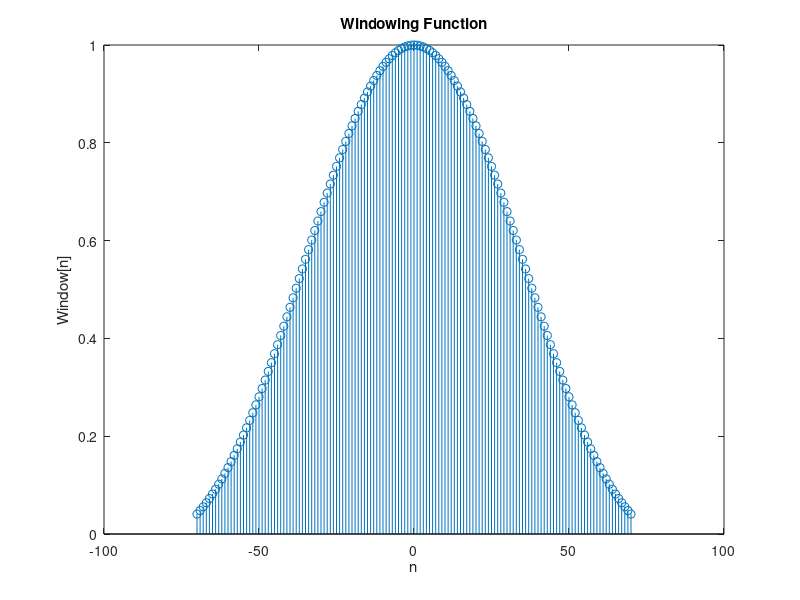
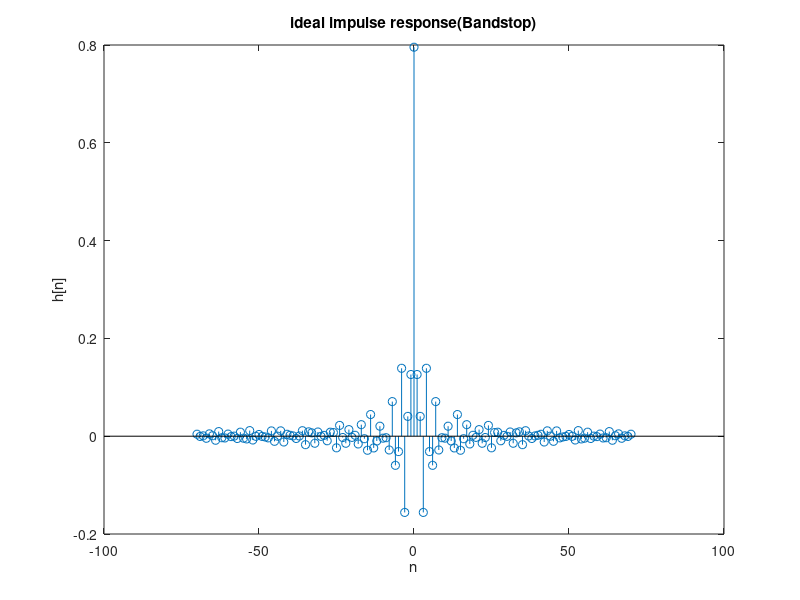
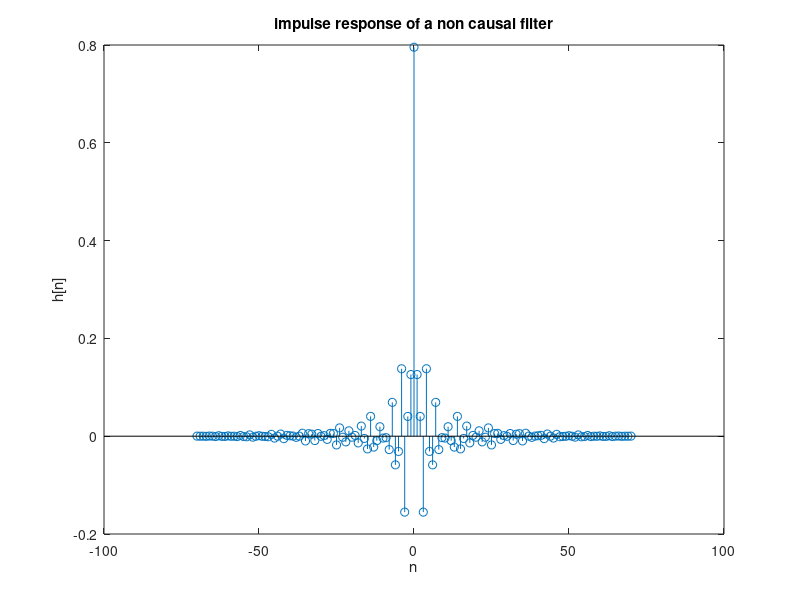
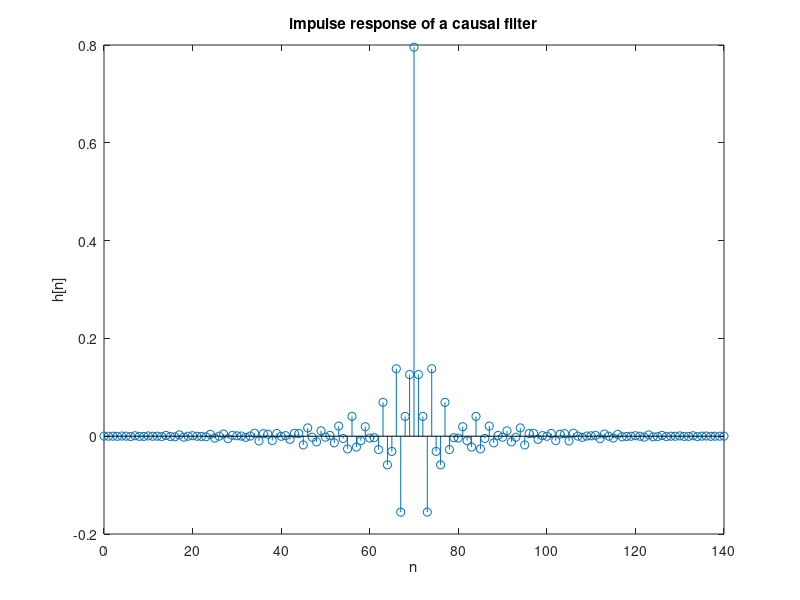

Reproduce these figures in MATLAB, in order. (Note: this script raises an error after producing the figures.)
%% creating a filter
% index no 170389M
A=3;B=8;C=9;

ap=0.03+(0.01*A); %maximum passband ripple
aa=45+B; % minimum stopband attenuation

omega_p1=(C*100)+400; % lower passband edge
omega_p2=(C*100)+950;  % upper passband edge
omega_a1=(C*100)+500; %lower stopband edge
omega_a2=(C*100)+800;  %upper stopband edge
omega_s=2*((C*100)+1300);  % sampling frequency

%finding cutoff frequencies
bt= min((omega_a1-omega_p1),(omega_p2-omega_a2));
omega_c1=omega_p1+(bt/2);
omega_c2=omega_p2-(bt/2);       

%finding delta
delta_p=((10^(0.05*ap))-1)/((10^(0.05*ap)) + 1);
delta_a = 10^(-0.05*aa);
delta=min(delta_p,delta_a);

%finding actual stopband attenuation
attenuation=-20*log10(delta);

%find alpha
if (attenuation<=21)
    alpha=0;
elseif (attenuation>21) && (attenuation<=50)
    alpha = 0.5842*(attenuation-21).^0.4 + 0.07886*(attenuation-21); 
else
    alpha = 0.1102*(attenuation-8.7);
end
%alpha=0;

%finding D
if (attenuation<=21)
    D=0.9222;
else
    D=(attenuation-7.95)/14.36;
end

%finding N
if mod(ceil(omega_s*D/bt)+1,2)==1      %ceil function
    N=ceil(omega_s*D/bt)+1;
elseif mod(ceil(omega_s*D/bt)+1,2)==0
    N=ceil(omega_s*D/bt)+2;
end

%find beta
n_t = (N-1)/2;  
n = -n_t:1:n_t; 
beta = alpha*((1-(2*n/(N-1)).^2).^0.5); 

%% kaiser window plotting
i_beta = 1; 
i_alpha = 1; 

limit=150;
for k = 1 : limit
    i_beta = i_beta + ((1/factorial(k))*(beta/2).^k) .^2; 
    i_alpha = i_alpha + ((1/factorial(k))*(alpha/2).^k).^2; 
end


window = i_beta./i_alpha ;
figure;
stem(n,window);
xlabel('n');
ylabel('Window[n]') ; 
title ( 'Windowing Function'); 

%% ideal impulse response filter
T=(2*pi)/omega_s;

n_negative = -n_t:1:-1;
h_negative = (1./(pi*n_negative)).*(sin(omega_c1*T.*n_negative)-sin(omega_c2*T.*n_negative)) ;

n_positive = 1:1:n_t;
h_positive = (1./(pi*n_positive)).*(sin(omega_c1*T.*n_positive)-sin(omega_c2*T.*n_positive));

n0=0;
h0 = 1+2*(omega_c1-omega_c2)/omega_s;

h = [h_negative,h0,h_positive];
n = [n_negative,n0,n_positive];

figure; 
stem(n,h);
xlabel('n');
title('ideal impulse response(Bandstop)');
ylabel('h[n]');

%% non-causal
h_filtered=h.*window;
figure;
stem(n,h_filtered);
xlabel('n');
ylabel('h[n]');
title('impulse response of a non causal filter');

%% causal
n_causal=[0:1:(n_t*2)];
figure;
stem(n_causal,h_filtered);
title('impulse response of a causal filter');
xlabel('n');
ylabel('h[n]');

%% frequency response
fvtool(h_filtered);
freqz(h_filtered);%obtaining the frequency response and corresponding frequencies

%%

%define frequencies of input signals%
omega_1=omega_c1/2;
omega_2=omega_c1+(omega_c2-omega_c1)/2;
omega_3=omega_c2+(omega_s/2-omega_c2)/2;
ns=0:1:300;
excitation= cos(omega_1*T.*ns)+cos(omega_2*T.*ns)+cos(omega_3*T.*ns);

%plot input signal- time domain
figure;
stem(ns,excitation);
title('Input signal - time domain');
xlabel('n');
ylabel('amplitude');
%%
%frequency domain - input signal
n_y_1=2^nextpow2(numel(ns));
y=fft(excitation,n_y_1)
func_x=omega_s/2*linspace(0,1,n_y_1/2+1);
figure;
plot(func_x,2*abs(y(1:n_y_1/2+1)));
title('input signal - frequency domain');
xlabel('frequency');
ylabel('X(f)');

%frequency domain - bandstop filter
func_h=fft(h_filtered,n_y_1) 
figure;
plot(func_x,2*abs(func_h(1:n_y_1/2+1)));
title('filter - frequency domain');
xlabel('frequency');
ylabel('X(f)');

%%output through filter
out=y.*func_h;
figure;
plot(func_x,2*abs(out(1:n_y_1/2+1)));
title('output - frequency domain');
xlabel('frequency');
ylabel('X(f)');


out_t=ifft(out);
figure;
stem(out_t(1:300));
title('output signal - time domain');
xlabel('n');
ylabel('amplitude)');
%%

%to check plot ideal response
%don't send the signal which is in bandstop frequency
%time domain
x_out=cos(omega_1*T.*ns)+cos(omega_3*T.*ns);
figure;
stem(ns,x_out);
title('Ideal filtered signal(desired) - time domain');
xlabel('n');
ylabel('amplitude');

%frequency domain
y=fft(x_out,n_y_1) 
func=omega_s/2*linspace(0,1,n_y_1/2+1);
figure;
plot(func,2*abs(y(1:n_y_1/2+1)));
title('ideal filtered signal(desired) - frequency domain');
xlabel('frequency');
ylabel('X(f)');

